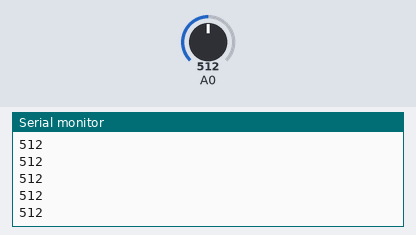
Bench run of a sketch on a simulated Arduino Zero (SAMD21). Shown: the last lines printed to the serial monitor. Inputs (shaded band) come from the test bench; at power-on: A0 = 512.

Above: at 1.2 s.
1.3 s: A0 set to 716
At 1.67 s:
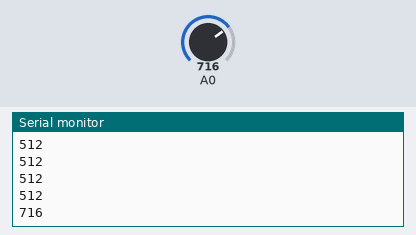
2.8 s: A0 set to 900
At 2.88 s:
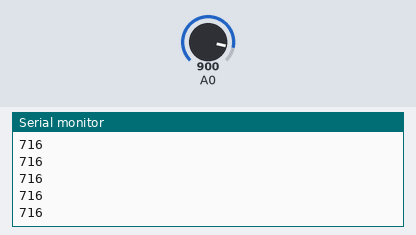
Timing chart, 0 to 5.8 s (numbered marks = the images above; inputs shaded):
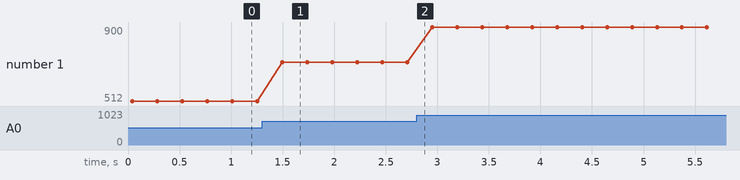

The sketch:

07_test_adc_divider_check.ino
```cpp
void setup() {
  Serial.begin(115200);

  // Make the XIAO behave like the Uno. Harmless on the Uno itself.
  #if defined(ARDUINO_ARCH_NRF52) || defined(ARDUINO_ARCH_NRF52840)
    analogReadResolution(10);     // 0..1023
    analogReference(AR_VDD4);     // measure against the supply, so the
                                  // reading is a ratio and the battery
                                  // voltage does not matter
  #endif

  Serial.println("ADC transfer check — 100k / 100k divider on A0");
  Serial.println("Expect ~511 (half of full scale).");
}

void loop() {
  long total = 0;
  for (int i = 0; i < 20; i++) {
    total += analogRead(A0);
    delay(2);
  }
  Serial.println(total / 20);
  delay(200);
}
```

Measured:
- after the input at 1.3 s, the serial monitor: prints a new line after 0.20 s (image 1)
- plotted number 1: 512 → 716 after the input at 1.3 s, 716 → 900 after the input at 2.8 s
